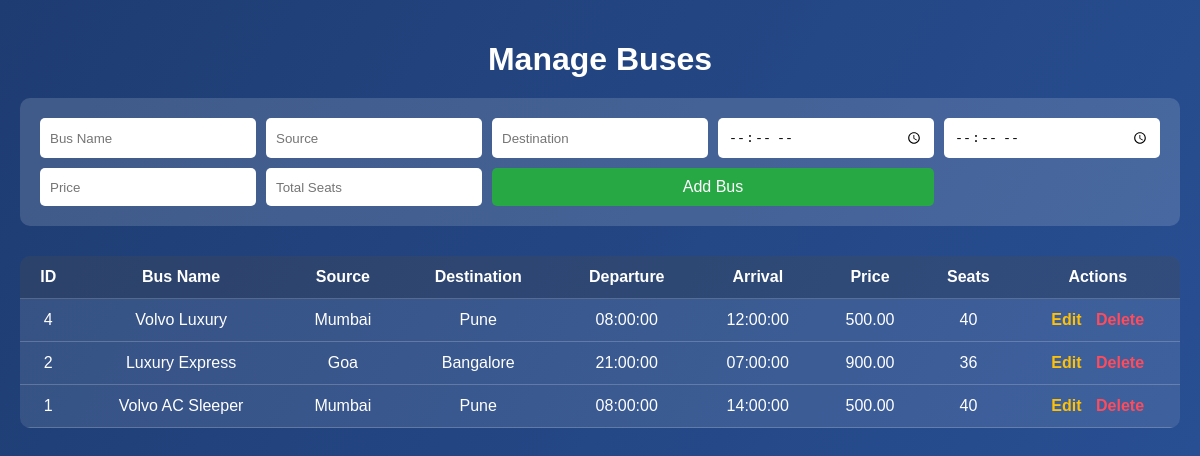
Page /admin/manage_buses.php (signed in) on the committed database.
### tables this page shows
CREATE TABLE `buses` (
  `id` int(11) NOT NULL,
  `bus_name` varchar(100) NOT NULL,
  `source` varchar(100) NOT NULL,
  `destination` varchar(100) NOT NULL,
  `departure_time` time NOT NULL,
  `arrival_time` time NOT NULL,
  `price` decimal(10,2) NOT NULL,
  `total_seats` int(11) NOT NULL
);

### admin/manage_buses.php (the view, shortened to what this page needs)
<?php
include 'config.php';
$buses = $conn->query("SELECT * FROM buses ORDER BY id DESC");
?>
<!DOCTYPE html>
<html lang="en">
<head>
</head>
<body>
<h1>Manage Buses</h1>
<form method="POST">
    <input type="text" name="bus_name" placeholder="Bus Name" required>
    <input type="text" name="source" placeholder="Source" required>
    <input type="text" name="destination" placeholder="Destination" required>
    <input type="time" name="departure_time" required>
    <input type="time" name="arrival_time" required>
    <input type="number" step="0.01" name="price" placeholder="Price" required>
    <input type="number" name="total_seats" placeholder="Total Seats" required>
    <input type="submit" name="add_bus" value="Add Bus">
</form>
<table>
    <thead>
        <tr>
            <th>ID</th>
            <th>Bus Name</th>
            <th>Source</th>
            <th>Destination</th>
            <th>Departure</th>
            <th>Arrival</th>
            <th>Price</th>
            <th>Seats</th>
            <th>Actions</th>
        </tr>
    </thead>
    <tbody>
        <?php while($row = $buses->fetch_assoc()): ?>
            <tr>
                <td><?= $row['id']; ?></td>
                <td><?= htmlspecialchars($row['bus_name']); ?></td>
                <td><?= htmlspecialchars($row['source']); ?></td>
                <td><?= htmlspecialchars($row['destination']); ?></td>
                <td><?= $row['departure_time']; ?></td>
                <td><?= $row['arrival_time']; ?></td>
                <td><?= $row['price']; ?></td>
                <td><?= $row['total_seats']; ?></td>
                <td>
                    <a href="edit_bus.php?id=<?= $row['id']; ?>" class="edit-btn">Edit</a>
                    <a href="?delete=<?= $row['id']; ?>" class="delete-btn" onclick="return confirm('Are you sure?')">Delete</a>
                </td>
            </tr>
        <?php endwhile; ?>
    </tbody>
</table>
</body>
</html>

### admin/manage_buses.php (style rules this page uses)
body { font-family: Arial, sans-serif; margin: 0; background: linear-gradient(120deg, #1e3c72, #2a5298); color: #fff; min-height: 100vh; padding: 20px; }
h1 { text-align: center; margin-bottom: 20px; }
form { background: rgba(255,255,255,0.15); padding: 20px; border-radius: 10px; margin-bottom: 30px; display: grid; grid-template-columns: repeat(auto-fit, minmax(200px, 1fr)); gap: 10px; }
form input[type="text"], form input[type="time"], form input[type="number"] { padding: 10px; border-radius: 5px; border: none; outline: none; }
form input[type="submit"] { grid-column: span 2; padding: 10px; background: #28a745; border: none; color: #fff; font-size: 16px; border-radius: 5px; cursor: pointer; transition: background 0.3s; }
table { width: 100%; border-collapse: collapse; background: rgba(255,255,255,0.1); border-radius: 10px; overflow: hidden; }
table th, table td { padding: 12px; border-bottom: 1px solid rgba(255,255,255,0.2); text-align: center; }
table th { background: rgba(0,0,0,0.2); }
a.delete-btn { color: #ff4b5c; text-decoration: none; font-weight: bold; transition: 0.3s; }
a.edit-btn { color: #ffc107; text-decoration: none; font-weight: bold; margin-right: 10px; }

### rows in the picture
buses: id "4", bus_name "Volvo Luxury", source "Mumbai", destination "Pune", departure_time "08:00:00", arrival_time "12:00:00", price "500.00", total_seats "40"
buses: id "2", bus_name "Luxury Express", source "Goa", destination "Bangalore", departure_time "21:00:00", arrival_time "07:00:00", price "900.00", total_seats "36"
buses: id "1", bus_name "Volvo AC Sleeper", source "Mumbai", destination "Pune", departure_time "08:00:00", arrival_time "14:00:00", price "500.00", total_seats "40"
